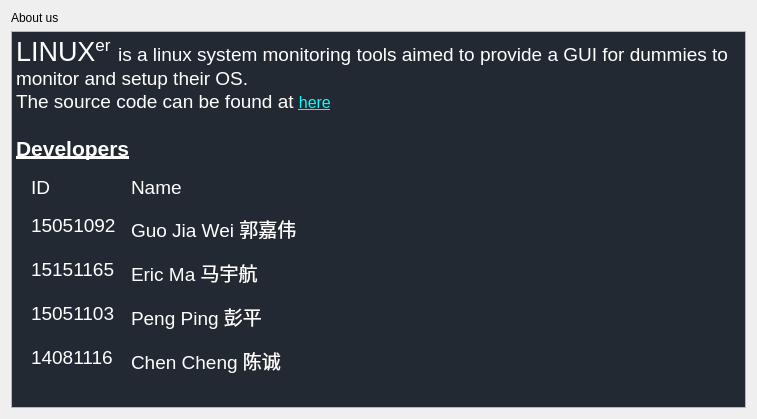
<?xml version="1.0" encoding="UTF-8"?>
<ui version="4.0">
 <class>SetupForm</class>
 <widget class="QWidget" name="SetupForm">
  <property name="geometry">
   <rect>
    <x>0</x>
    <y>0</y>
    <width>757</width>
    <height>419</height>
   </rect>
  </property>
  <property name="windowTitle">
   <string>Form</string>
  </property>
  <layout class="QVBoxLayout" name="verticalLayout">
   <item>
    <widget class="QLabel" name="label">
     <property name="text">
      <string>About us</string>
     </property>
    </widget>
   </item>
   <item>
    <widget class="QTextBrowser" name="textBrowser">
     <property name="html">
      <string>&lt;!DOCTYPE HTML PUBLIC &quot;-//W3C//DTD HTML 4.0//EN&quot; &quot;http://www.w3.org/TR/REC-html40/strict.dtd&quot;&gt;
&lt;html&gt;&lt;head&gt;&lt;meta name=&quot;qrichtext&quot; content=&quot;1&quot; /&gt;&lt;style type=&quot;text/css&quot;&gt;
p, li { white-space: pre-wrap; }
&lt;/style&gt;&lt;/head&gt;&lt;body style=&quot; font-family:'WenQuanYi Micro Hei'; font-size:9.7002pt; font-weight:400; font-style:normal;&quot; bgcolor=&quot;#222933&quot;&gt;
&lt;p style=&quot; margin-top:0px; margin-bottom:0px; margin-left:0px; margin-right:0px; -qt-block-indent:0; text-indent:0px;&quot;&gt;&lt;span style=&quot; font-size:20pt; color:#ffffff;&quot;&gt;LINUX&lt;/span&gt;&lt;span style=&quot; font-size:20pt; color:#ffffff; vertical-align:super;&quot;&gt;er&lt;/span&gt;&lt;span style=&quot; font-size:20pt; color:#ffffff;&quot;&gt; &lt;/span&gt;&lt;span style=&quot; font-size:14pt; color:#ffffff;&quot;&gt;is a linux system monitoring tools aimed to provide a GUI for dummies to monitor and setup their OS.&lt;/span&gt;&lt;/p&gt;
&lt;p style=&quot; margin-top:0px; margin-bottom:0px; margin-left:0px; margin-right:0px; -qt-block-indent:0; text-indent:0px;&quot;&gt;&lt;span style=&quot; font-size:14pt; color:#ffffff;&quot;&gt;The source code can be found at &lt;/span&gt;&lt;a href=&quot;https://github.com/307guojiawei/Linuxer&quot;&gt;&lt;span style=&quot; font-size:12pt; text-decoration: underline; color:#00ffff;&quot;&gt;here&lt;/span&gt;&lt;/a&gt;&lt;/p&gt;
&lt;p style=&quot;-qt-paragraph-type:empty; margin-top:0px; margin-bottom:0px; margin-left:0px; margin-right:0px; -qt-block-indent:0; text-indent:0px; font-size:14pt; color:#ffffff;&quot;&gt;&lt;br /&gt;&lt;/p&gt;
&lt;p style=&quot; margin-top:0px; margin-bottom:0px; margin-left:0px; margin-right:0px; -qt-block-indent:0; text-indent:0px;&quot;&gt;&lt;span style=&quot; font-size:16pt; font-weight:600; text-decoration: underline; color:#ffffff;&quot;&gt;Developers&lt;/span&gt;&lt;/p&gt;
&lt;p style=&quot;-qt-paragraph-type:empty; margin-top:0px; margin-bottom:0px; margin-left:0px; margin-right:0px; -qt-block-indent:0; text-indent:0px; font-size:16pt; font-weight:600; text-decoration: underline; color:#000000;&quot;&gt;&lt;br /&gt;&lt;/p&gt;
&lt;table border=&quot;0&quot; style=&quot; margin-top:0px; margin-bottom:0px; margin-left:0px; margin-right:0px;&quot; cellspacing=&quot;15&quot; cellpadding=&quot;0&quot;&gt;
&lt;tr&gt;
&lt;td&gt;
&lt;p style=&quot; margin-top:0px; margin-bottom:0px; margin-left:0px; margin-right:0px; -qt-block-indent:0; text-indent:0px;&quot;&gt;&lt;span style=&quot; font-size:14pt; color:#ffffff;&quot;&gt;ID&lt;/span&gt;&lt;/p&gt;&lt;/td&gt;
&lt;td&gt;
&lt;p style=&quot; margin-top:0px; margin-bottom:0px; margin-left:0px; margin-right:0px; -qt-block-indent:0; text-indent:0px;&quot;&gt;&lt;span style=&quot; font-size:14pt; color:#ffffff;&quot;&gt;Name&lt;/span&gt;&lt;/p&gt;&lt;/td&gt;&lt;/tr&gt;
&lt;tr&gt;
&lt;td&gt;
&lt;p style=&quot; margin-top:0px; margin-bottom:0px; margin-left:0px; margin-right:0px; -qt-block-indent:0; text-indent:0px;&quot;&gt;&lt;span style=&quot; font-size:14pt; color:#ffffff;&quot;&gt;15051092&lt;/span&gt;&lt;/p&gt;&lt;/td&gt;
&lt;td&gt;
&lt;p style=&quot; margin-top:0px; margin-bottom:0px; margin-left:0px; margin-right:0px; -qt-block-indent:0; text-indent:0px;&quot;&gt;&lt;span style=&quot; font-size:14pt; color:#ffffff;&quot;&gt;Guo Jia Wei 郭嘉伟&lt;/span&gt;&lt;/p&gt;&lt;/td&gt;&lt;/tr&gt;
&lt;tr&gt;
&lt;td&gt;
&lt;p style=&quot; margin-top:0px; margin-bottom:0px; margin-left:0px; margin-right:0px; -qt-block-indent:0; text-indent:0px;&quot;&gt;&lt;span style=&quot; font-size:14pt; color:#ffffff;&quot;&gt;15151165&lt;/span&gt;&lt;/p&gt;&lt;/td&gt;
&lt;td&gt;
&lt;p style=&quot; margin-top:0px; margin-bottom:0px; margin-left:0px; margin-right:0px; -qt-block-indent:0; text-indent:0px;&quot;&gt;&lt;span style=&quot; font-size:14pt; color:#ffffff;&quot;&gt;Eric Ma 马宇航&lt;/span&gt;&lt;/p&gt;&lt;/td&gt;&lt;/tr&gt;
&lt;tr&gt;
&lt;td&gt;
&lt;p style=&quot; margin-top:0px; margin-bottom:0px; margin-left:0px; margin-right:0px; -qt-block-indent:0; text-indent:0px;&quot;&gt;&lt;span style=&quot; font-size:14pt; color:#ffffff;&quot;&gt;15051103&lt;/span&gt;&lt;/p&gt;&lt;/td&gt;
&lt;td&gt;
&lt;p style=&quot; margin-top:0px; margin-bottom:0px; margin-left:0px; margin-right:0px; -qt-block-indent:0; text-indent:0px;&quot;&gt;&lt;span style=&quot; font-size:14pt; color:#ffffff;&quot;&gt;Peng Ping 彭平&lt;/span&gt;&lt;/p&gt;&lt;/td&gt;&lt;/tr&gt;
&lt;tr&gt;
&lt;td&gt;
&lt;p style=&quot; margin-top:0px; margin-bottom:0px; margin-left:0px; margin-right:0px; -qt-block-indent:0; text-indent:0px;&quot;&gt;&lt;span style=&quot; font-size:14pt; color:#ffffff;&quot;&gt;14081116&lt;/span&gt;&lt;/p&gt;&lt;/td&gt;
&lt;td&gt;
&lt;p style=&quot; margin-top:0px; margin-bottom:0px; margin-left:0px; margin-right:0px; -qt-block-indent:0; text-indent:0px;&quot;&gt;&lt;span style=&quot; font-size:14pt; color:#ffffff;&quot;&gt;Chen Cheng 陈诚&lt;/span&gt;&lt;/p&gt;&lt;/td&gt;&lt;/tr&gt;&lt;/table&gt;&lt;/body&gt;&lt;/html&gt;</string>
     </property>
     <property name="openExternalLinks">
      <bool>false</bool>
     </property>
     <property name="openLinks">
      <bool>false</bool>
     </property>
    </widget>
   </item>
  </layout>
 </widget>
 <resources/>
 <connections>
  <connection>
   <sender>textBrowser</sender>
   <signal>anchorClicked(QUrl)</signal>
   <receiver>SetupForm</receiver>
   <slot>openUrl(QUrl)</slot>
   <hints>
    <hint type="sourcelabel">
     <x>461</x>
     <y>238</y>
    </hint>
    <hint type="destinationlabel">
     <x>437</x>
     <y>559</y>
    </hint>
   </hints>
  </connection>
 </connections>
 <slots>
  <slot>openUrl(QUrl)</slot>
 </slots>
</ui>
